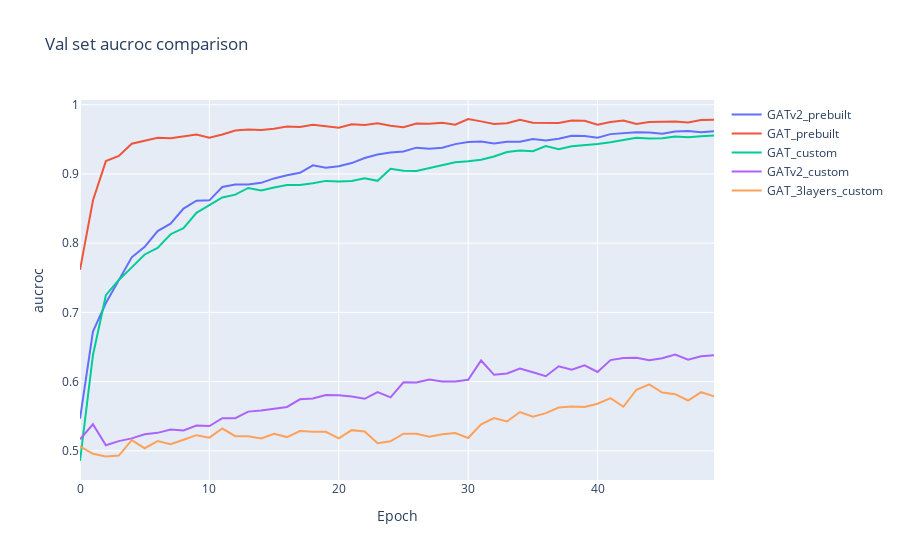

Write notebook code for a chart like this one.
### Markdown cell above
## Training Cross comparisons
Here,we show you how to load few results from previous trained models , we should assign names then plots all results. The current visualization has additional models that we ran as well.

### Code cell
# Take names of the saved files
model_name_list = ["GATv2prebuilt.results","GATprebuilt.results","GATmodif.results","GATv2modif.results","GAT_3layers_modif.results"]
#Assign names to plots
names = ["GATv2_prebuilt", "GAT_prebuilt","GAT_custom", "GATv2_custom","GAT_3layers_custom"]

#Iterate to load saved outputs and plots
mm_list0 = [load_results(fn) for fn in model_name_list]
plot_training_comp(mm_list0, names, "aucroc",title="Val set aucroc comparison")
